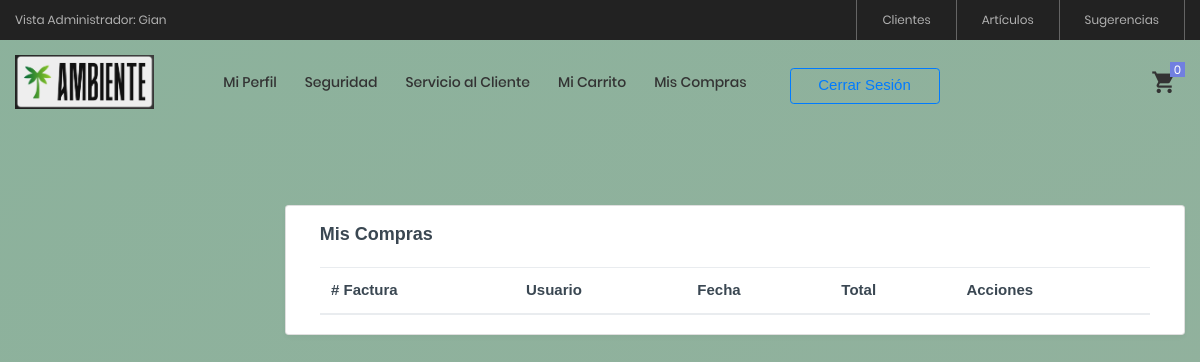
The app's page /View/Carrito/ConsultarFacturas.php (signed in), older data.
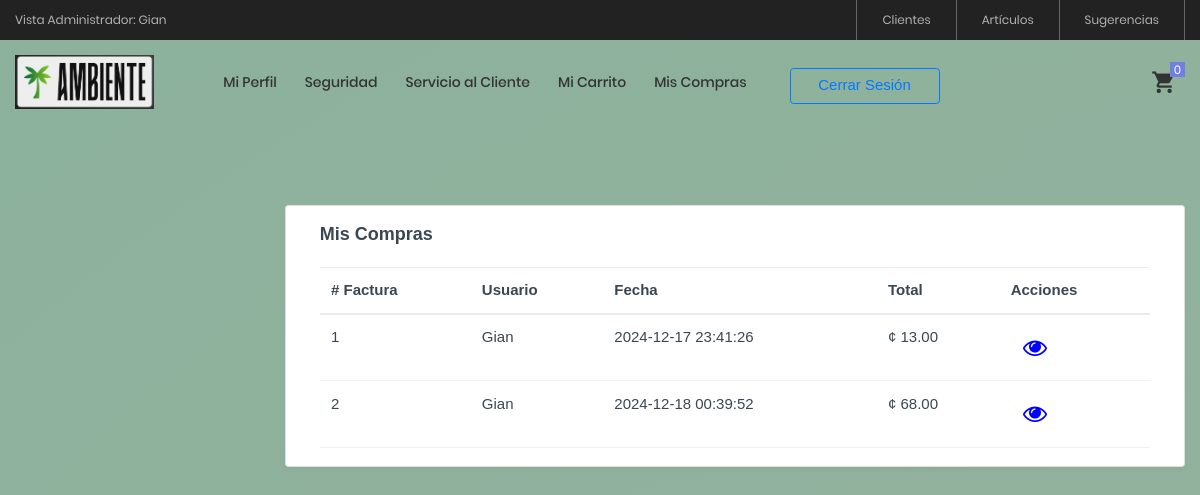
The same page, newer data.
### tables this page shows
CREATE TABLE `maestro` (
  `maestroID` int(11) NOT NULL AUTO_INCREMENT,
  `fecha` datetime DEFAULT NULL,
  `clienteID` int(11) DEFAULT NULL,
  `total` decimal(18,2) DEFAULT NULL,
  PRIMARY KEY (`maestroID`),
  KEY `FK_maestroUsuario` (`clienteID`),
  CONSTRAINT `FK_maestroUsuario` FOREIGN KEY (`clienteID`) REFERENCES `clientes` (`clienteID`)
);

CREATE TABLE `clientes` (
  `clienteID` int(11) NOT NULL,
  `cedula` varchar(9) NOT NULL,
  `nombre` varchar(50) NOT NULL,
  `apellido1` varchar(50) NOT NULL,
  `apellido2` varchar(50) NOT NULL,
  `contrasena` varchar(20) NOT NULL,
  `estadoID` int(11) NOT NULL,
  `rolID` int(11) NOT NULL,
  `fechaRegistro` datetime NOT NULL,
  `provinciaID` int(11) NOT NULL,
  `otrasSenas` varchar(200) NOT NULL,
  `codigoPostal` varchar(10) DEFAULT NULL,
  `correo` varchar(50) NOT NULL,
  `telefono` varchar(15) NOT NULL,
  PRIMARY KEY (`clienteID`),
  UNIQUE KEY `cedula` (`cedula`),
  UNIQUE KEY `correo` (`correo`),
  UNIQUE KEY `telefono` (`telefono`),
  KEY `estadoID` (`estadoID`),
  KEY `rolID` (`rolID`),
  KEY `provinciaID` (`provinciaID`),
  CONSTRAINT `clientes_ibfk_1` FOREIGN KEY (`estadoID`) REFERENCES `estados` (`estadoID`) ON DELETE CASCADE,
  CONSTRAINT `clientes_ibfk_2` FOREIGN KEY (`rolID`) REFERENCES `roles` (`rolID`) ON DELETE CASCADE,
  CONSTRAINT `clientes_ibfk_5` FOREIGN KEY (`provinciaID`) REFERENCES `provincias` (`provinciaID`) ON DELETE NO ACTION
);

### Model/CarritoModel.php (called while the page is built, shortened)
<?php
    function ConsultarFacturasModel($clienteID)
    {
        try
        {
            $enlace = AbrirBD();
            $sentencia = "CALL ConsultarFacturas('$clienteID')";
            $resultado = $enlace -> query($sentencia);
            return $resultado;
        }
        catch(Exception $ex)
        {
            return null;
        }
    }
?>

### Controller/CarritoController.php (called while the page is built, shortened)
<?php
    include_once $_SERVER["DOCUMENT_ROOT"] . '/ProyectoAmbienteWeb/Model/CarritoModel.php';
    function ConsultarFacturas()
    {
        return ConsultarFacturasModel($_SESSION["ClienteID"]);
    }
?>

### View/Carrito/consultarFacturas.php (the view, shortened to what this page needs)
<?php
    include_once $_SERVER["DOCUMENT_ROOT"] . '/ProyectoAmbienteWeb/View/layout.php';
    include_once $_SERVER["DOCUMENT_ROOT"] . '/ProyectoAmbienteWeb/Controller/CarritoController.php';
?>
<!doctype html>
<html lang="es">
<body class="page-wrapper radial-gradient">
    <div id="main-wrapper" data-layout="vertical" data-navbarbg="skin6" data-sidebartype="full"
        data-sidebar-position="fixed" data-header-position="fixed">
        <div class="body-wrapper">
            <div class="container-fluid">
                <div class="row">
                    <div class="card">
                        <div class="card-body">
                        <h5 class="card-title fw-semibold mb-4">Mis Compras</h5>
                            <div class="table-responsive">
                                <table id="example" class="table text-nowrap align-middle mb-0">
                                    <thead>
                                        <tr class="border-2 border-bottom border-primary border-0">
                                            <th scope="col"># Factura</th>
                                            <th scope="col">Usuario</th>
                                            <th scope="col">Fecha</th>
                                            <th scope="col">Total</th>
                                            <th scope="col">Acciones</th>
                                        </tr>
                                    </thead>
                                    <tbody class="table-group-divider">
                                        <?php
                                            $datos = ConsultarFacturas();
                                            While($fila = mysqli_fetch_array($datos))
                                            {
                                                echo "<tr>";
                                                echo "<td>" . $fila["maestroID"] . "</td>";
                                                echo "<td>" . $fila["nombre"] . "</td>";
                                                echo "<td>" . $fila["fecha"] . "</td>";
                                                echo "<td>¢ " . number_format($fila["total"],2) . "</td>";
                                                echo '<td>
                                                <a href="consultarDetalleFactura.php?id=' . $fila["maestroID"] . '" class="btn">
                                                    <i class="fa fa-eye" style="color:blue; font-size: 1.6em;"></i>
                                                </a>
                                              </td>';
                                                echo "</tr>";
                                            }
                                        ?>
                                    </tbody>
                                </table>
                            </div>
                        </div>
                    </div>
                </div>
            </div>
        </div>
    </div>
</body>
</html>

Row changes from the older to the newer data that the page shows:
added maestro: maestroID "1", clienteID.nombre "Gian", fecha "2024-12-17 23:41:26", total "13.00"
added maestro: maestroID "2", clienteID.nombre "Gian", fecha "2024-12-18 00:39:52", total "68.00"
